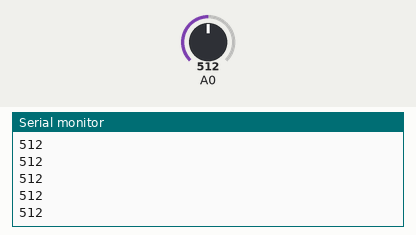
Simulated run of this sketch. Board: Arduino Uno, built with avr-gcc and run on an emulated ATmega328P. Parts: the last lines printed to the serial monitor. The inputs (shaded band) are chosen by the test bench; at power-on: A0 = 512.

Above: at 1.2 s.
1.3 s: A0 set to 266
At 1.9 s:
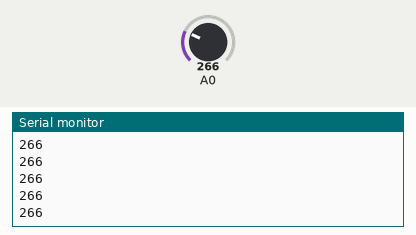
2.8 s: A0 set to 243
At 3.4 s:
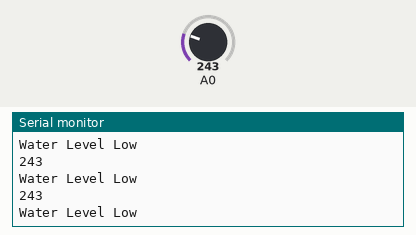
4.3 s: A0 set to 106
At 5.1 s:
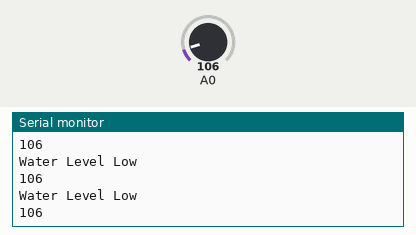
5.8 s: A0 set to 93
At 6.3 s:
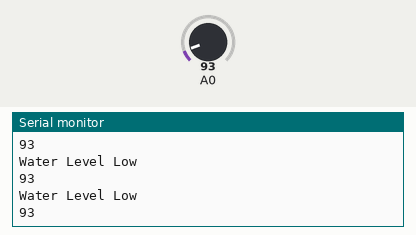
11.8 s: A0 set to 11
At 12.8 s:
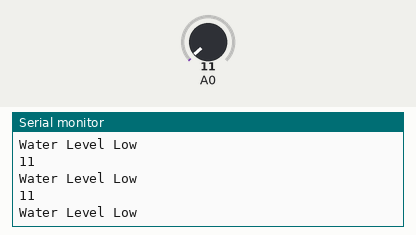
13.3 s: A0 set to 8
At 14.2 s:
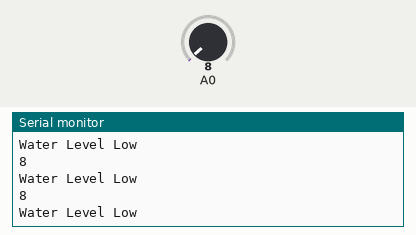
Timing chart, 0 to 16.3 s (numbered marks = the images above; inputs shaded):
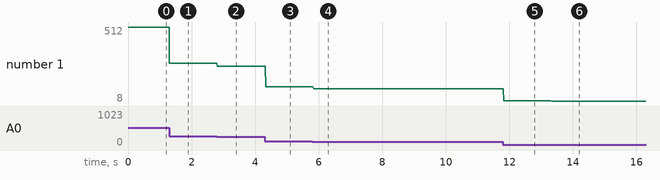

The sketch:

reservoir.ino
```cpp
//#define RDA 0x80
//#define TBE 0x20

int RDA = 0x80;
int TBE = 0x20;

volatile unsigned char *myUCSR0A = (unsigned char *)0x00C0;
volatile unsigned char *myUCSR0B = (unsigned char *)0x00C1;
volatile unsigned char *myUCSR0C = (unsigned char *)0x00C2;
volatile unsigned int  *myUBRR0  = (unsigned int *) 0x00C4;
volatile unsigned char *myUDR0   = (unsigned char *)0x00C6;

volatile unsigned char* my_ADMUX = (unsigned char*) 0x7C;
volatile unsigned char* my_ADCSRB = (unsigned char*) 0x7B;
volatile unsigned char* my_ADCSRA = (unsigned char*) 0x7A;
volatile unsigned int* my_ADC_DATA = (unsigned int*) 0x78;

// Define Port B Register Pointers
volatile unsigned char* port_f = (unsigned char*) 0x31;
volatile unsigned char* ddr_f  = (unsigned char*) 0x30;
volatile unsigned char* pin_f  = (unsigned char*) 0x2F;

void setup()
{
  // setup the UART
  U0init(9600);
  // setup the ADC
  adc_init();
}
void loop()
{
  // get the reading from the ADC
  unsigned int adc_reading = adc_read(0);
  // print it to the serial port
  print_int(adc_reading);

  if(adc_reading < 250){
    Serial.println("Water Level Low");
  }
  else{}

}
void adc_init()
{
  // setup the A register
  *my_ADCSRA |= 0b10000000; // set bit   7 to 1 to enable the ADC
  *my_ADCSRA &= 0b10111111; // clear bit 5 to 0 to disable the ADC trigger mode
  *my_ADCSRA &= 0b10111111; // clear bit 5 to 0 to disable the ADC interrupt
  *my_ADCSRA &= 0b11000000; // clear bit 5 to 0 to set prescaler selection to slow reading
  // setup the B register
  *my_ADCSRB &= 0b11110111; // clear bit 3 to 0 to reset the channel and gain bits
  *my_ADCSRB &= 0b11111000; // clear bit 2-0 to 0 to set free running mode
  // setup the MUX Register
  *my_ADMUX  &= 0b01111111; // clear bit 7 to 0 for AVCC analog reference
  *my_ADMUX  |= 0b01000000; // set bit   6 to 1 for AVCC analog reference
  *my_ADMUX  &= 0b11011111; // clear bit 5 to 0 for right adjust result
  *my_ADMUX  &= 0b11011111; // clear bit 5 to 0 for right adjust result
  *my_ADMUX  &= 0b11100000; // clear bit 4-0 to 0 to reset the channel and gain bits
}
unsigned int adc_read(unsigned char adc_channel_num)
{
  // clear the channel selection bits (MUX 4:0)
  *my_ADMUX  &= 0b11100000;
  // clear the channel selection bits (MUX 5)
  *my_ADCSRB &= 0b11011111;
  // set the channel number
  if(adc_channel_num > 7)
  {
    // set the channel selection bits, but remove the most significant bit (bit 3)
    adc_channel_num -= 8;
    // set MUX bit 5
    *my_ADCSRB |= 0b00100000;
  }
  // set the channel selection bits
  *my_ADMUX  += adc_channel_num;
  // set bit 6 of ADCSRA to 1 to start a conversion
  *my_ADCSRA |= 0x40;
  // wait for the conversion to complete
  while((*my_ADCSRA & 0x40) != 0);
  // return the result in the ADC data register
  return *my_ADC_DATA;
}

void print_int(unsigned int out_num)
{
  // clear a flag (for printing 0's in the middle of numbers)
  unsigned char print_flag = 0;
  // if its greater than 1000
  if(out_num >= 1000)
  {
    // get the 1000's digit, add to '0'
    U0putchar(out_num / 1000 + '0');
    // set the print flag
    print_flag = 1;
    // mod the out num by 1000
    out_num = out_num % 1000;
  }
  // if its greater than 100 or we've already printed the 1000's
  if(out_num >= 100 || print_flag)
  {
    // get the 100's digit, add to '0'
    U0putchar(out_num / 100 + '0');
    // set the print flag
    print_flag = 1;
    // mod the output num by 100
    out_num = out_num % 100;
  }
  // if its greater than 10, or we've already printed the 10's
  if(out_num >= 10 || print_flag)
  {
    U0putchar(out_num / 10 + '0');
    print_flag = 1;
    out_num = out_num % 10;
  }
  // always print the last digit (in case it's 0)
  U0putchar(out_num + '0');
  // print a newline
  U0putchar('\n');
}
void U0init(int U0baud)
{
 unsigned long FCPU = 16000000;
 unsigned int tbaud;
 tbaud = (FCPU / 16 / U0baud - 1);
 // Same as (FCPU / (16 * U0baud)) - 1;
 *myUCSR0A = 0x20;
 *myUCSR0B = 0x18;
 *myUCSR0C = 0x06;
 *myUBRR0  = tbaud;
}
unsigned char U0kbhit()
{
  return *myUCSR0A & RDA;
}
unsigned char U0getchar()
{
  return *myUDR0;
}
void U0putchar(unsigned char U0pdata)
{
  while((*myUCSR0A & TBE)==0);
  *myUDR0 = U0pdata;
}
```

Measured:
- the behaviour switches between 250 and 249 on A0 (found by bisection; images 1 and 2)
- after the input at 1.3 s, the serial monitor: prints a new line at once (image 1)
- after the input at 2.8 s, the serial monitor: prints a new line at once (image 2)
- after the input at 4.3 s, the serial monitor: prints a new line at once (image 3)
- after the input at 5.8 s, the serial monitor: prints a new line at once (image 4)
- after the input at 11.8 s, the serial monitor: prints a new line at once (image 5)
- after the input at 13.3 s, the serial monitor: prints a new line at once (image 6)
- plotted number 1: 512 → 266 after the input at 1.3 s, 266 → 243 after the input at 2.8 s, 243 → 106 after the input at 4.3 s, 106 → 93 after the input at 5.8 s, 93 → 11 after the input at 11.8 s
